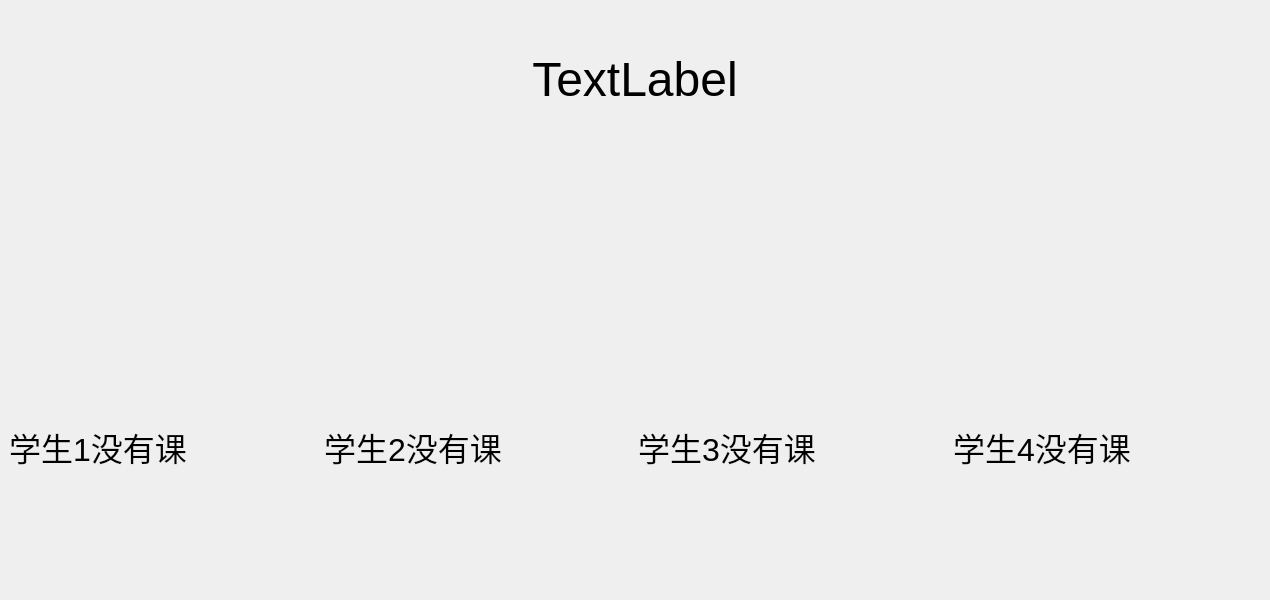
<?xml version="1.0" encoding="UTF-8"?>
<ui version="4.0">
 <class>MainWindow</class>
 <widget class="QMainWindow" name="MainWindow">
  <property name="geometry">
   <rect>
    <x>0</x>
    <y>0</y>
    <width>1270</width>
    <height>600</height>
   </rect>
  </property>
  <property name="windowTitle">
   <string>MainWindow</string>
  </property>
  <widget class="QWidget" name="centralwidget">
   <layout class="QGridLayout" name="gridLayout">
    <item row="0" column="0">
     <layout class="QVBoxLayout" name="verticalLayout_2">
      <item>
       <layout class="QVBoxLayout" name="verticalLayout">
        <item>
         <widget class="QLabel" name="date">
          <property name="font">
           <font>
            <family>Arial</family>
            <pointsize>36</pointsize>
           </font>
          </property>
          <property name="text">
           <string>TextLabel</string>
          </property>
          <property name="alignment">
           <set>Qt::AlignCenter</set>
          </property>
         </widget>
        </item>
        <item>
         <widget class="QLabel" name="tip">
          <property name="font">
           <font>
            <family>Arial</family>
            <pointsize>72</pointsize>
           </font>
          </property>
          <property name="text">
           <string/>
          </property>
          <property name="alignment">
           <set>Qt::AlignCenter</set>
          </property>
         </widget>
        </item>
       </layout>
      </item>
      <item>
       <layout class="QHBoxLayout" name="horizontalLayout">
        <item>
         <widget class="QLabel" name="nextTips1">
          <property name="font">
           <font>
            <family>Arial</family>
            <pointsize>24</pointsize>
           </font>
          </property>
          <property name="text">
           <string>学生1没有课</string>
          </property>
          <property name="alignment">
           <set>Qt::AlignLeading|Qt::AlignLeft|Qt::AlignVCenter</set>
          </property>
         </widget>
        </item>
        <item>
         <widget class="QLabel" name="nextTips2">
          <property name="font">
           <font>
            <family>Arial</family>
            <pointsize>24</pointsize>
           </font>
          </property>
          <property name="text">
           <string>学生2没有课</string>
          </property>
          <property name="alignment">
           <set>Qt::AlignLeading|Qt::AlignLeft|Qt::AlignVCenter</set>
          </property>
         </widget>
        </item>
        <item>
         <widget class="QLabel" name="nextTips3">
          <property name="font">
           <font>
            <family>Arial</family>
            <pointsize>24</pointsize>
           </font>
          </property>
          <property name="text">
           <string>学生3没有课</string>
          </property>
          <property name="alignment">
           <set>Qt::AlignLeading|Qt::AlignLeft|Qt::AlignVCenter</set>
          </property>
         </widget>
        </item>
        <item>
         <widget class="QLabel" name="nextTips4">
          <property name="font">
           <font>
            <family>Arial</family>
            <pointsize>24</pointsize>
           </font>
          </property>
          <property name="text">
           <string>学生4没有课</string>
          </property>
          <property name="alignment">
           <set>Qt::AlignLeading|Qt::AlignLeft|Qt::AlignVCenter</set>
          </property>
         </widget>
        </item>
       </layout>
      </item>
     </layout>
    </item>
   </layout>
  </widget>
 </widget>
 <resources/>
 <connections/>
</ui>
